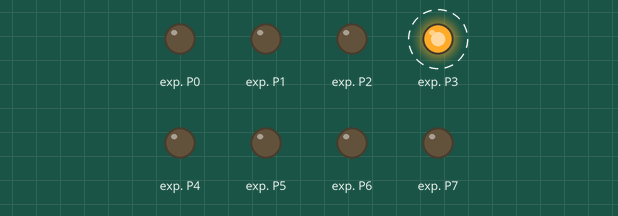
Recording of a program running on a simulated Raspberry Pi (BCM pin numbers). Parts: output pins drawn as LEDs (lit = HIGH). Dashed ring = blinking. What the program prints to the terminal is not drawn.

Above: at 0.5 s.
Timing chart, 0 to 4.6 s (numbered marks = the images above):
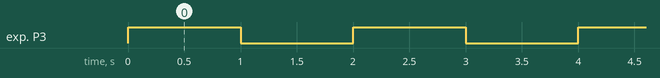

The program:

PCF8574.py
```python
import smbus
import time

class PCF8574_I2C(object):
    OUTPUT = 0
    INPUT= 1

    def __init__(self, address):
        self.bus = smbus.SMBus(1)
        self.address = address
        self.currentValue = 0
        self.writeByte(0)

    def readByte(self):
        return self.currentValue

    def writeByte(self, value):
        self.currentValue = value
        self.bus.write_byte(self.address, value)

    def digitalRead(self, pin):
        value= readByte()
        return (value&(1<<pin)==(1<<pin)) and 1 or 0

    def digitalWrite(self, pin, newvalue):
        value= self.currentValue
        if(newvalue == 1):
            value |=(1<<pin)
        elif(newvalue ==0):
            value &= ~(1 <<pin)
        self.writeByte(value)

def loop():
    mcp = PCF8574_I2C(0x27)
    while True:
        mcp.digitalWrite(3,1)
        print('is 0xff? %x'%(mcp.readByte()))
        time.sleep(1)
        mcp.writeByte(0x00)
        print('is 0x00? %x'%(mcp.readByte()))
        time.sleep(1)

class PCF8574_GPIO(object):
    OUT = 0
    IN = 1
    BCM = 0
    BOARD = 0

    def __init__(self, address):
        self.chip = PCF8574_I2C(address)
        self.address = address
    def setmode(self, mode):
        pass

    def setup(self, pin, mode):
        pass

    def input(self, pin):
        return self.chip.digitalRead(pin)

    def output(self, pin, value):
        self.chip.digitalWrite(pin, value)

def destroy():
    bus.close()

if __name__=="__main__":
    print("program is starting")
    try:
        loop()
    except KeyboardInterrupt:
        destroy()

            
```

Measured:
- by itself, exp. P3: alternates HIGH for 1.0 s and LOW for 1.0 s
